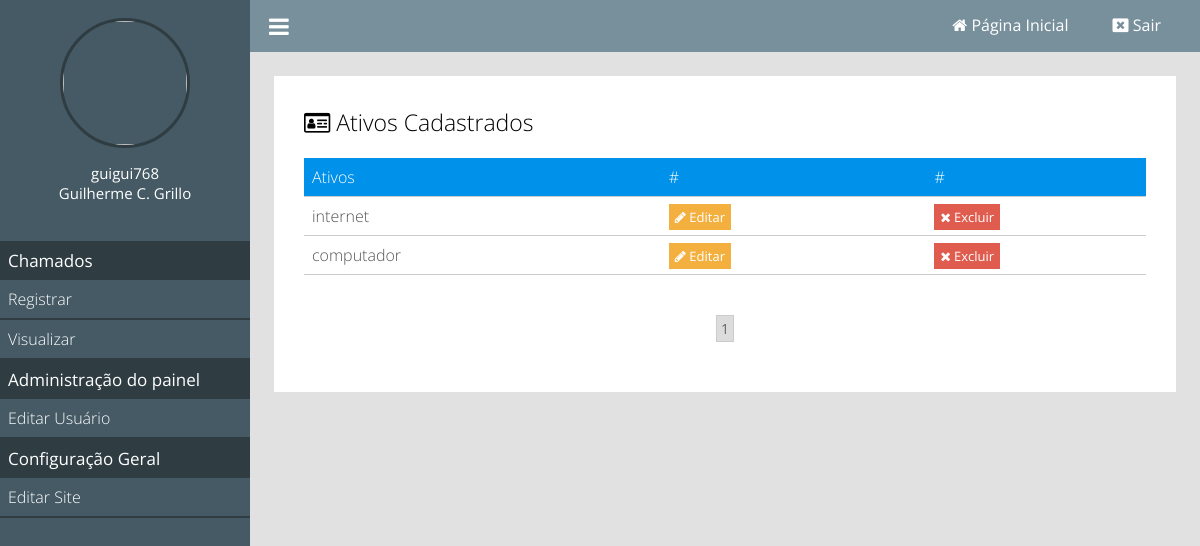
/gerenciar-ativos (signed in), run on an earlier commit of the app's database.
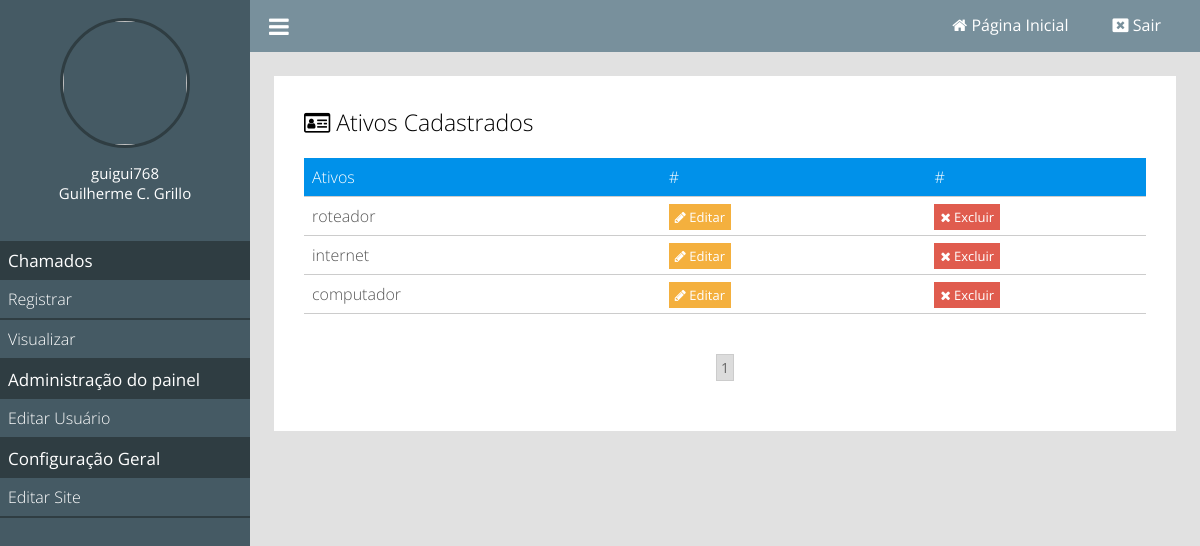
And on a later commit of the database.
### tables this page shows
CREATE TABLE `ativos` (
  `id` int(11) NOT NULL,
  `nome` varchar(255) NOT NULL
);

### classes/MySql.php (called while the page is built)
<?php
	class MySql{
		private static $pdo;
		public static function conectar(){
			if(self::$pdo == null){
				try{
				self::$pdo = new PDO('mysql:host='.HOST.';dbname='.DATABASE,USER,PASSWORD,array(PDO::MYSQL_ATTR_INIT_COMMAND => "SET NAMES utf8"));
				self::$pdo->setAttribute(PDO::ATTR_ERRMODE,PDO::ERRMODE_EXCEPTION);
				}catch(Exception $e){
					echo '<h2>Erro ao conectar</h2>';
				}
			}
			return self::$pdo;
		}
	}
?>

### pages/gerenciar-ativos.php (the view, shortened to what this page needs)
<?php
	$paginaAtual = isset($_GET['pagina']) ? (int)$_GET['pagina'] : 1;
	$porPagina = 4;
	$ativos = Painel::selectAll('ativos',($paginaAtual - 1) * $porPagina,$porPagina);
?>
<div class="box-content">
	<h2><i class="fa fa-id-card-o" aria-hidden="true"></i> Ativos Cadastrados</h2>
	<div class="wraper-table">
	<table>
		<tr>
			<td>Ativos</td>
			<td>#</td>
			<td>#</td>
		</tr>
		<?php
			foreach ($ativos as $key => $value) {
		?>
		<tr>
			<td><?php echo $value['nome']; ?></td>
			<td><a class="btn edit" href="<?php echo INCLUDE_PATH ?>editar-categoria?id=<?php echo $value['id']; ?>"><i class="fa fa-pencil"></i> Editar</a></td>
			<td><a actionBtn="delete" class="btn delete" href="<?php echo INCLUDE_PATH ?>gerenciar-categorias?excluir=<?php echo $value['id']; ?>"><i class="fa fa-times"></i> Excluir</a></td>
		</tr>
		<?php } ?>
	</table>
	</div>
	<div class="paginacao">
		<?php
			$totalPaginas = ceil(count(Painel::selectAll('tb_site.categorias')) / $porPagina);
			for($i = 1; $i <= $totalPaginas; $i++){
				if($i == $paginaAtual)
					echo '<a class="page-selected" href="'.INCLUDE_PATH.'gerenciar-categorias?pagina='.$i.'">'.$i.'</a>';
				else
					echo '<a href="'.INCLUDE_PATH.'gerenciar-categorias?pagina='.$i.'">'.$i.'</a>';
			}
		?>
	</div>
</div>

What changed in the data, as far as the page shows it:
added ativos: nome "roteador"
